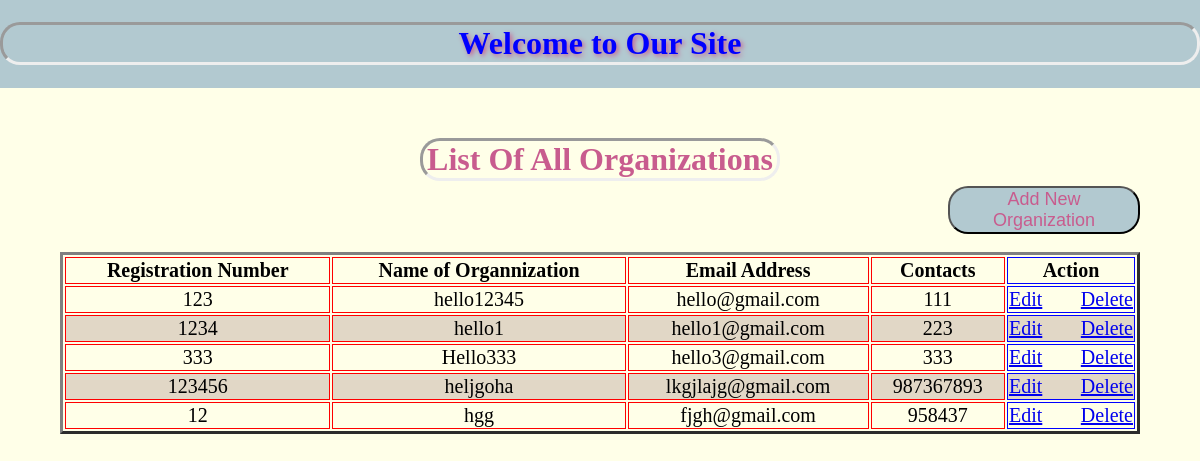
The app's page /all-charityorganization, older data.
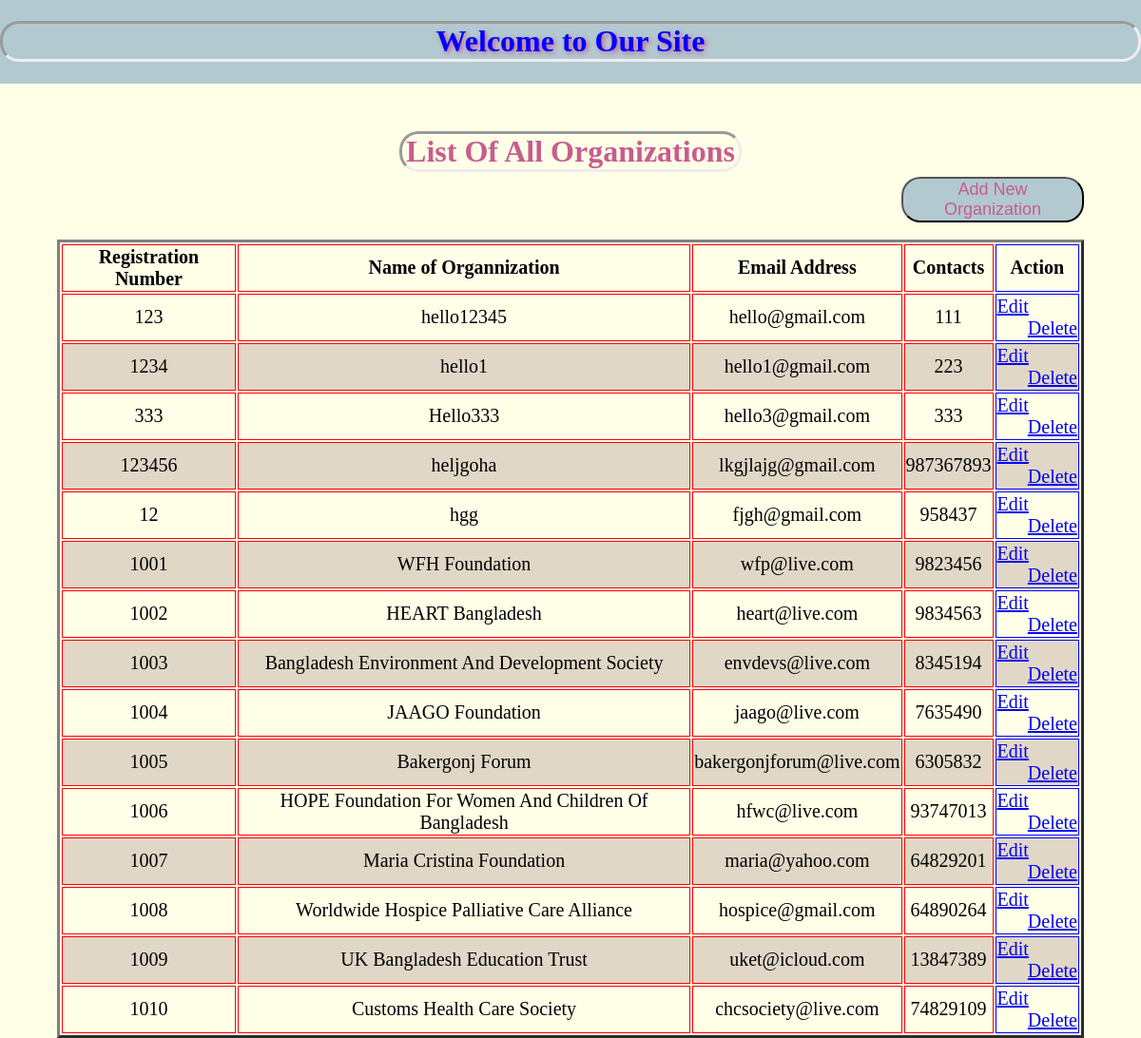
The same page, newer data.
### charityorganization/models.py (models this page shows)
class Charityorg(models.Model):
    reg_number = models.CharField(max_length=7)
    name = models.CharField(max_length=70)
    email = models.CharField(max_length=40)
    contact = models.IntegerField(20)
    class Meta:
        db_table = "charityorg"

### charityorganization/views.py (the view)
# urls.py: path('all-charityorganization',views.show),
def show(request):
    showorg = Charityorg.objects.all()
    return render(request,"show.html",{'showorg':showorg})

### charityorganization/templates/show.html (shortened to what this page needs)
<!DOCTYPE html>
<html lang="en">
<head>
</head>
<body>
    <div class="div1">
        <h1 style="text-shadow: 2px 2px 5px #C85C8E; color:blue; border-style: inset;border-radius: 20px;">Welcome to Our Site</h1>
    </div>
    <h1 style="color:#C85C8E; text-align:center; border-style: inset;border-radius: 20px; margin: 50px 35% 5px 35%;">List Of All Organizations</h1>
    <button style="background: rgba(0, 76, 153, 0.3); font-size:18px;width:16%;height:18%; border-radius: 20px; margin-left:79%; border-style: outset;"><a href="/create" style="color:#C85C8E;text-decoration:none;">Add New Organization</a></button>
    <br>
    <br>
    <table style=" font-size:20px; width: 90%; margin-left:5%; margin-right:5%; border-style: outset;">
        <thead>
            <tr>
                <th style="border:1px solid red;">Registration Number</th>
                <th style="border:1px solid red">Name of Organnization</th>
                <th style="border:1px solid red">Email Address</th>
                <th style="border:1px solid red">Contacts</th>
                <th style="border:1px solid blue">Action</th>
            </tr>
        </thead>
        <tbody>
            {% for charityorganization in showorg %}
            <tr>
                <td style="border:1px solid red">{{charityorganization.reg_number}}</td>
                <td style="border:1px solid red">{{charityorganization.name}}</td>
                <td style="border:1px solid red">{{charityorganization.email}}</td>
                <td style="border:1px solid red">{{charityorganization.contact}}</td>
                <td style="border:1px solid blue">
                    <a href="/edit/{{charityorganization.id}}" style="float:left;">Edit</a>
                    <a href="/delete/{{charityorganization.id}}" style="float:right;">Delete</a>
                </td>
            </tr>
            {%endfor%}
        </tbody>
    </table>
</body>
</html>

### charityorganization/templates/show.html (style rules this page uses)
body { margin:0; background: #FFFFE8; }
.div1 { background: rgba(0, 76, 153, 0.3); text-align:center; margin:1; padding:1px 0px 1px 0px; }
tr:nth-child(even) { background-color: #E1D7C6 }
th,td { text-align:center; }

Row changes from the older to the newer data that the page shows:
added Charityorg: reg_number "1001", name "WFH Foundation", email "wfp@live.com", contact "9823456"
added Charityorg: reg_number "1002", name "HEART Bangladesh", email "heart@live.com", contact "9834563"
added Charityorg: reg_number "1003", name "Bangladesh Environment And Development Society", email "envdevs@live.com", contact "8345194"
added Charityorg: reg_number "1004", name "JAAGO Foundation", email "jaago@live.com", contact "7635490"
added Charityorg: reg_number "1005", name "Bakergonj Forum", email "bakergonjforum@live.com", contact "6305832"
added Charityorg: reg_number "1006", name "HOPE Foundation For Women And Children Of Bangladesh", email "hfwc@live.com", contact "93747013"
added Charityorg: reg_number "1007", name "Maria Cristina Foundation", email "maria@yahoo.com", contact "64829201"
added Charityorg: reg_number "1008", name "Worldwide Hospice Palliative Care Alliance", email "hospice@gmail.com", contact "64890264"
added Charityorg: reg_number "1009", name "UK Bangladesh Education Trust", email "uket@icloud.com", contact "13847389"
added Charityorg: reg_number "1010", name "Customs Health Care Society", email "chcsociety@live.com", contact "74829109"
